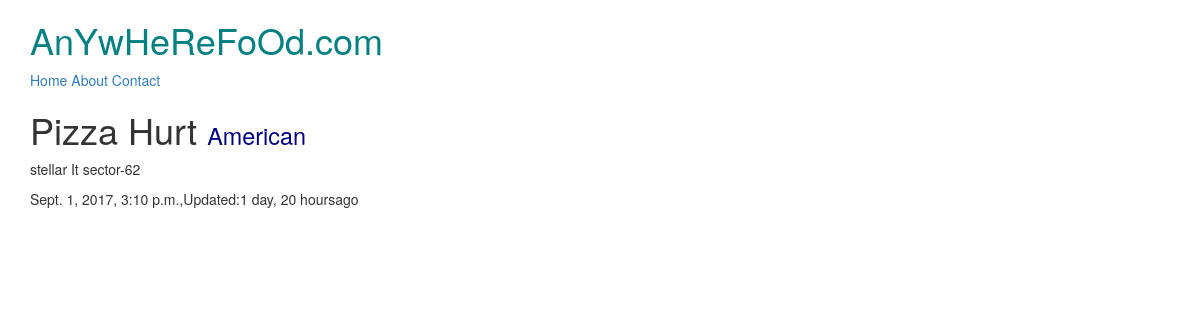
/restaurants/pizza-hurt/, run on the app's committed database.
### restaurants/models.py (models this page shows, shortened)
class RestaurantLocation(models.Model):
    name       = models.CharField(max_length=120)
    location   = models.CharField(max_length=120,null=True,blank=True)
    category   = models.CharField(max_length=120,null=True,blank=True)
    timestamp  = models.DateTimeField(auto_now_add=True)
    updated    = models.DateTimeField(auto_now=True)
    slug       =models.SlugField(null=True,blank=True)
    @property
    def title(self):
        return self.name

### restaurants/views.py (the view)
# urls.py: url(r'^restaurants/(?P<slug>[\w-]+)/$',RestaurantDetailView.as_view()),
class RestaurantDetailView(DetailView):
      queryset = RestaurantLocation.objects.all()

### restaurants/templates/restaurants/restaurantlocation_detail.html (shortened to what this page needs)
{% extends "base.html" %}
{% block content %}
<h1>{{object.title}} <small style=color:#000080;>{{object.category}}</small></h1>
<p>{{object.location}}</p>
<p>{{object.timestamp}},Updated:{{object.updated|timesince}}ago</p>
{% endblock content %}

### data on the page
RestaurantLocation: title "Pizza Hurt", category "American", location "stellar It sector-62", timestamp "Sept. 1, 2017, 3:10 p.m.", updated "1 day, 20 hours"
